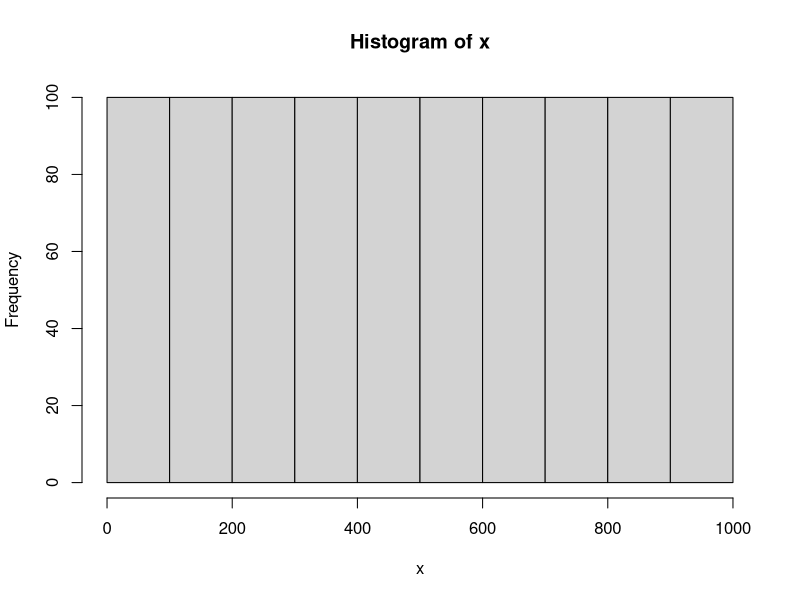
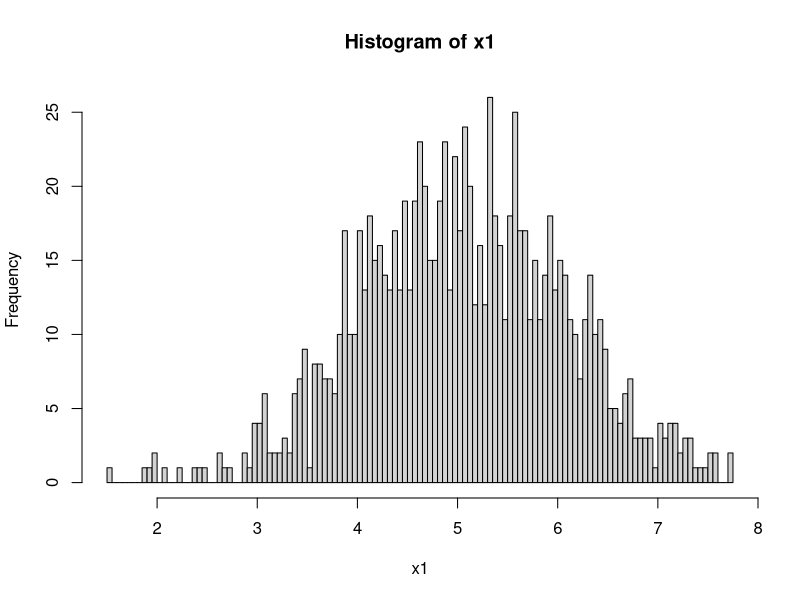
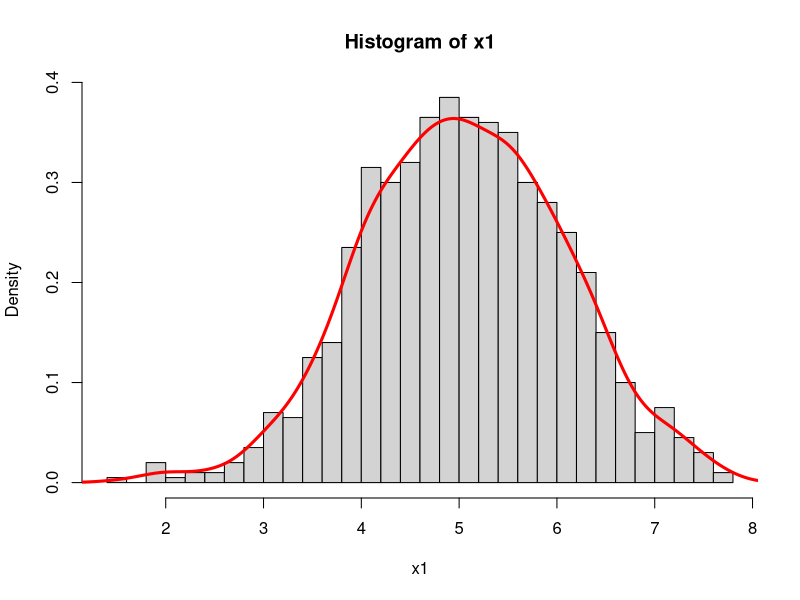
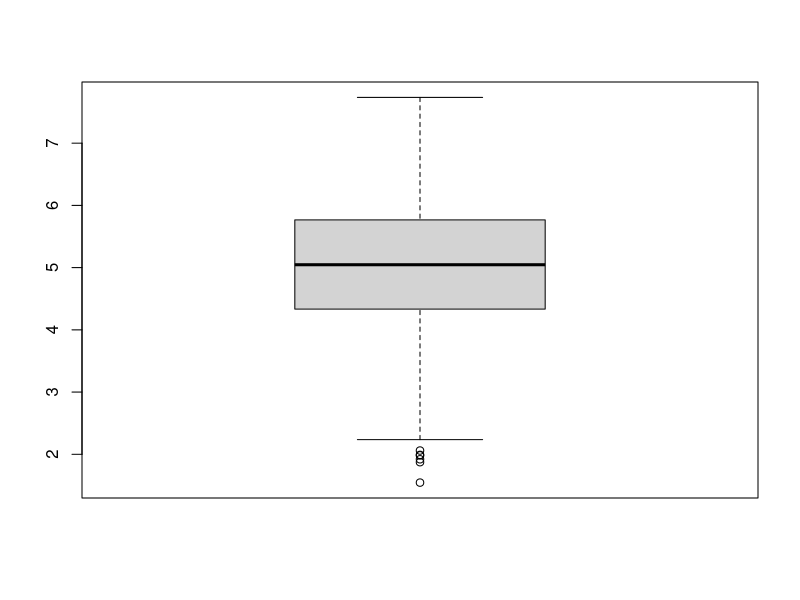
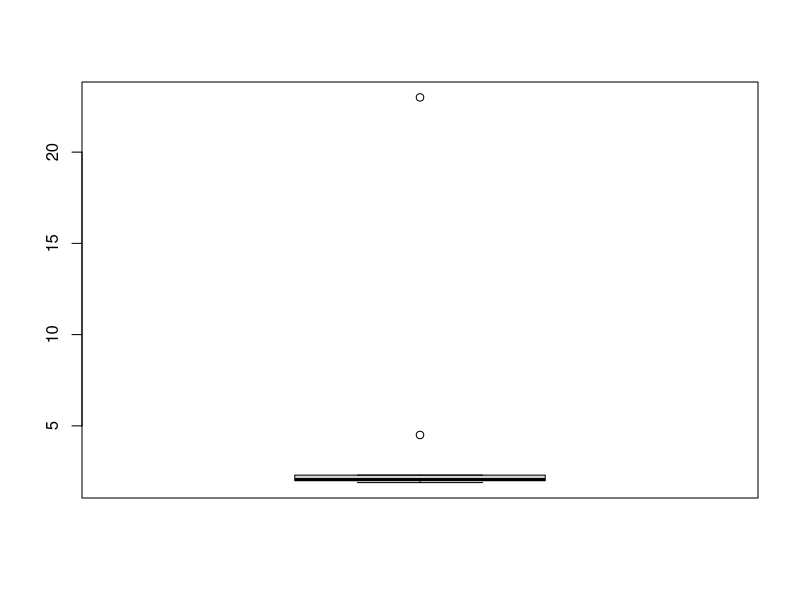

Write R code to recreate these figures, in order.

################################################################################
#    &&&....&&&    % Learning R Course in Summer of 2022                       #
#  &&&&&&..&&&&&&  % Teacher: Bo Li, Mingwei Liu                               #
#  &&&&&&&&&&&&&&  % Date: Jul. 05th, 2022                                     #
#   &&&&&&&&&&&&   %                                                           #
#     &&&&&&&&     % Environment: R version 4.1.1;                             #
#       &&&&       % Platform: x86_64-w64-mingw32/x64 (64-bit)                 #
#        &         %                                                           #
################################################################################

################################################################################
### code chunk number 06: Description and Statistics of Data.
################################################################################

### ****************************************************************************
### Step-01. About working directory in R. 

# For windows, work directory. 

pri.dir <- getwd()

setwd("D:/00-GitHub/LRC/tmp/")

### End of Step-01.
### ****************************************************************************

### ****************************************************************************
### Step-02. mean(), median(). 

# 1) Mean. 

x <- c(1:10)

av <- mean(x)

print(av)

x[3] <- NA

print(x)

av1 <- mean(x, na.rm = TRUE)

print(av1)

?mean # remove

# 2) Median. 

mv <- median(x)

print(mv)

# 3) fivenum

x <- 1:10

fivenum(x)

summary(x)

# 4) var, sd

var(x)

x1 <- var(x)

x1^0.5

sd(x)

# 5) data distribution

x <- 1:1000

hist(x)

x1 <- rnorm(1000, mean = 5, sd = 1)

mean(x1); sd(x1); var(x1)

hist(x1, breaks = 100) # 直方图

hist(x1, breaks = 30, probability = TRUE)

lines(density(x1), col = "red", lwd = 3)

### End of Step-02.
### ****************************************************************************

x1

quantile(x1)
median(x1)

quantile(x1)[3] == median(x1)

boxplot(x1) # 触须

quantile(x1, 0.75) - quantile(x1, 0.25) # !!!

IQR(x1)

range(x1)

# 

e <- c(2.1, 2.0, 1.9, 4.5, 2.2, 2.3, 1.89, 23, 2.0, 2.01)

te1 <- mean(e)

te2 <- median(e)

te3 <- mean(e[c(-4, -8)])

print(te3)

boxplot(e)


### ****************************************************************************
### Step-03. Skewness and kurtosis. 

# 1) Installing the related R package. 

install.packages("fBasics")

# 2) Computing the statistics.


### End of Step-03.
### ****************************************************************************

### ****************************************************************************
### Step-04. Reading and writing xlsx format files. 

# 1) Reading the xlsx files. 


# 2) Writing the xlsx files. 


### End of Step-04.
### ****************************************************************************

### ****************************************************************************
### Step-05. Reading and writing XML format files. 

# 1) Reading the XML files. 


# 2) Writing the XML files. 

### End of Step-05.
### ****************************************************************************

### ****************************************************************************
### Step-06. Reading and writing json format files. 

# 1) Reading the json files. 


# 2) Writing the json files. 

### End of Step-06.
### ****************************************************************************

################################################################################
### End of chunk-01.
################################################################################
